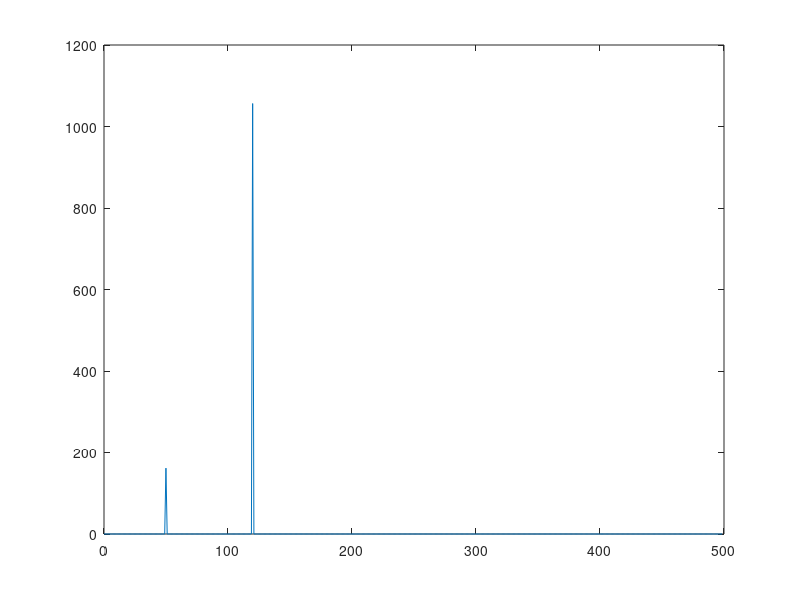

Here is the MATLAB script that generated this plot:

numBands = 18;
dt = 0.001;
t = 0:dt:1;
fclean = sin(2*pi*50*t)+2*sin(2*pi*120*t);
f = fclean + 2.4*randn(size(t));


%for i = 1:+1:10
 %   disp(fclean(i));
  %  disp(" ");    
%end

figure;

n = length(t);
fhat = fft(f, n);
PSD = fhat.*conj(fhat)/n;
freq = 1/(dt*n)*(0:n);
L = 1:1:floor(n/2);
%%disp(fhat)

%plot(freq(L), PSD(L));

PSDClean = 0:0:length(PSD);
fhatClean = 0:0:length(fhat);
for i = 1:+1:length(PSD)
    if PSD(i) >= 100
        PSDClean(i) = PSD(i);
        fhatClean(i) = fhat(i);
    
    else
        PSDClean(i) = 0;   
        fhatClean(i) = 0;
    end
        
end

ff = ifft(fhatClean);

plot(freq(L), PSDClean(L));

%Make frequency bands
band = 1:numBands;
disp(band);
Freqrange = floor(length(PSDClean)/numBands);

k = 1;
for i = 1:+1:numBands 
    band(i) = 0;
    for j = k:+1:Freqrange+k
        band(i) = band(i) + PSDClean(j); 
        disp(PSDClean(j))
    end
    k = k+Freqrange;   
end

disp(band)









